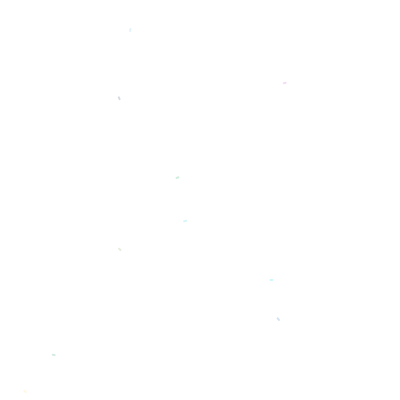
Frame 1 (no input)
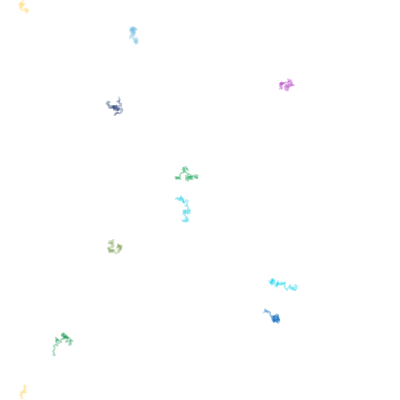
Frame 60 (no input)
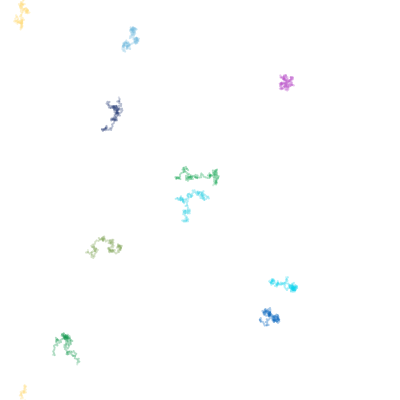
Frame 120 (the mouse pressed at the canvas centre since frame 60)

The p5.js sketch that drew these frames (run headless with seeded random() and noise() and a simulated clock; from frame 60 on, the mouse is pressed at the canvas centre):

// p5.js sketch
// ── sketch.js
let num = 10;
let w_array = [];

function setup() {
  createCanvas(400, 400);
  for (var i = 0; i < num; i++) {
    w_array[i] = new walker();
  }
  background(255);
}

function draw() {
  for (var i = 0; i < num; i++) {
    w_array[i].walk();
    w_array[i].edges();
    w_array[i].show();
    w_array[i].update();
  }
}

walker = function() {
  this.pos = createVector(random(width), random(height));
  this.prevPos = this.pos.copy()
  this.vel = 2;
  this.angle = 0;
  this.rcolor = random(255);
  this.gcolor = random(255);
  this.bcolor = random(255);
  
  this.walk = function() {
    this.angle = random(0, TWO_PI);
    this.pos.x += this.vel * cos(this.angle);
    this.pos.y += this.vel * sin(this.angle);
  }
  
  this.update = function() {
    this.prevPos.x = this.pos.x;
    this.prevPos.y = this.pos.y;
  }
  
  this.show = function() {
    strokeWeight(2);
    stroke(this.rcolor, this.gcolor, this.bcolor, 50);
    line(this.pos.x, this.pos.y, this.prevPos.x, this.prevPos.y);
  }
  
  this.edges = function() {
      if (this.pos.x > width) {
        this.pos.x = 0;
        this.update();
      }
      if (this.pos.x < 0) {
        this.pos.x = width;
        this.update();
      }
      if (this.pos.y > height) {
        this.pos.y = 0;
        this.update();
      }
      if (this.pos.y < 0) {
        this.pos.y = height;
        this.update();
      }   
    }
}
